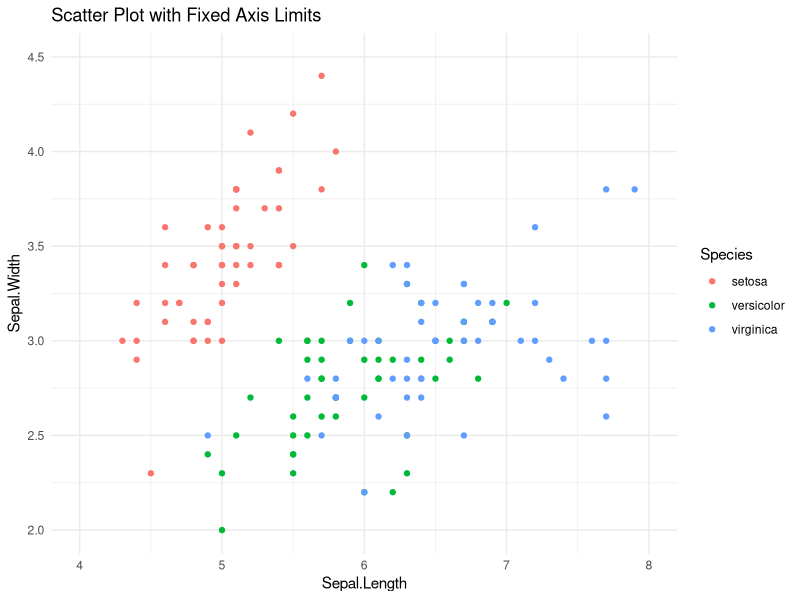

The R script that drew this image:
# Create a ggplot plot with explicitly defined x and y axis limits.

# Load ggplot2
library(ggplot2)

# Basic scatter plot with defined axis limits
ggplot(iris, aes(x = Sepal.Length, y = Sepal.Width, color = Species)) +
  geom_point() +
  xlim(4, 8) +
  ylim(2, 4.5) +
  labs(title = "Scatter Plot with Fixed Axis Limits") +
  theme_minimal()
